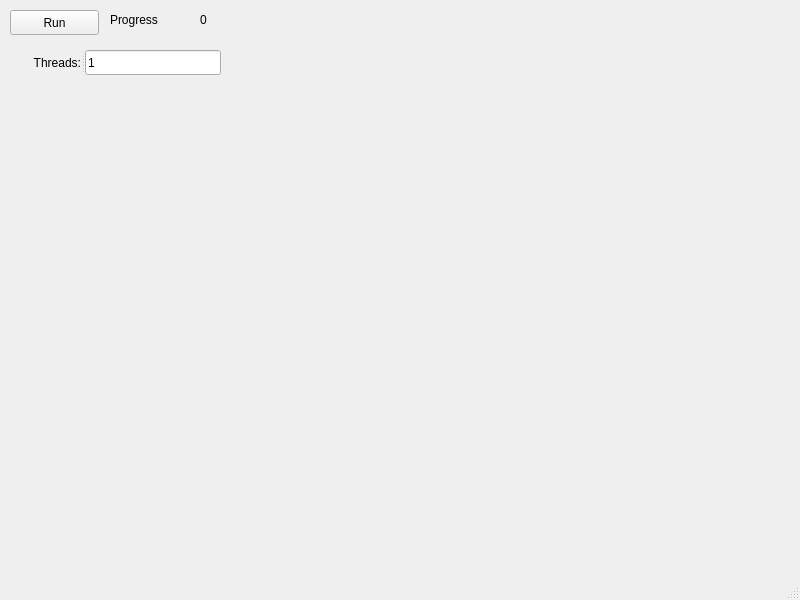
<?xml version="1.0" encoding="UTF-8"?>
<ui version="4.0">
 <class>MainWindow</class>
 <widget class="QMainWindow" name="MainWindow">
  <property name="geometry">
   <rect>
    <x>0</x>
    <y>0</y>
    <width>800</width>
    <height>600</height>
   </rect>
  </property>
  <property name="windowTitle">
   <string>MainWindow</string>
  </property>
  <widget class="QWidget" name="centralwidget">
   <widget class="QPushButton" name="pushButton">
    <property name="geometry">
     <rect>
      <x>10</x>
      <y>10</y>
      <width>89</width>
      <height>25</height>
     </rect>
    </property>
    <property name="text">
     <string>Run</string>
    </property>
   </widget>
   <widget class="QLabel" name="label">
    <property name="geometry">
     <rect>
      <x>110</x>
      <y>10</y>
      <width>91</width>
      <height>20</height>
     </rect>
    </property>
    <property name="text">
     <string>Progress</string>
    </property>
   </widget>
   <widget class="QLabel" name="label_2">
    <property name="geometry">
     <rect>
      <x>200</x>
      <y>10</y>
      <width>111</width>
      <height>20</height>
     </rect>
    </property>
    <property name="text">
     <string>0</string>
    </property>
    <property name="textInteractionFlags">
     <set>Qt::LinksAccessibleByMouse|Qt::TextSelectableByMouse</set>
    </property>
   </widget>
   <widget class="QSplitter" name="splitter">
    <property name="geometry">
     <rect>
      <x>20</x>
      <y>50</y>
      <width>201</width>
      <height>25</height>
     </rect>
    </property>
    <property name="orientation">
     <enum>Qt::Horizontal</enum>
    </property>
    <widget class="QLabel" name="label_3">
     <property name="text">
      <string>Threads:</string>
     </property>
     <property name="alignment">
      <set>Qt::AlignRight|Qt::AlignTrailing|Qt::AlignVCenter</set>
     </property>
    </widget>
    <widget class="QLineEdit" name="lineEdit">
     <property name="text">
      <string>1</string>
     </property>
    </widget>
   </widget>
  </widget>
  <widget class="QMenuBar" name="menubar">
   <property name="geometry">
    <rect>
     <x>0</x>
     <y>0</y>
     <width>800</width>
     <height>22</height>
    </rect>
   </property>
  </widget>
  <widget class="QStatusBar" name="statusbar"/>
 </widget>
 <resources/>
 <connections/>
</ui>
